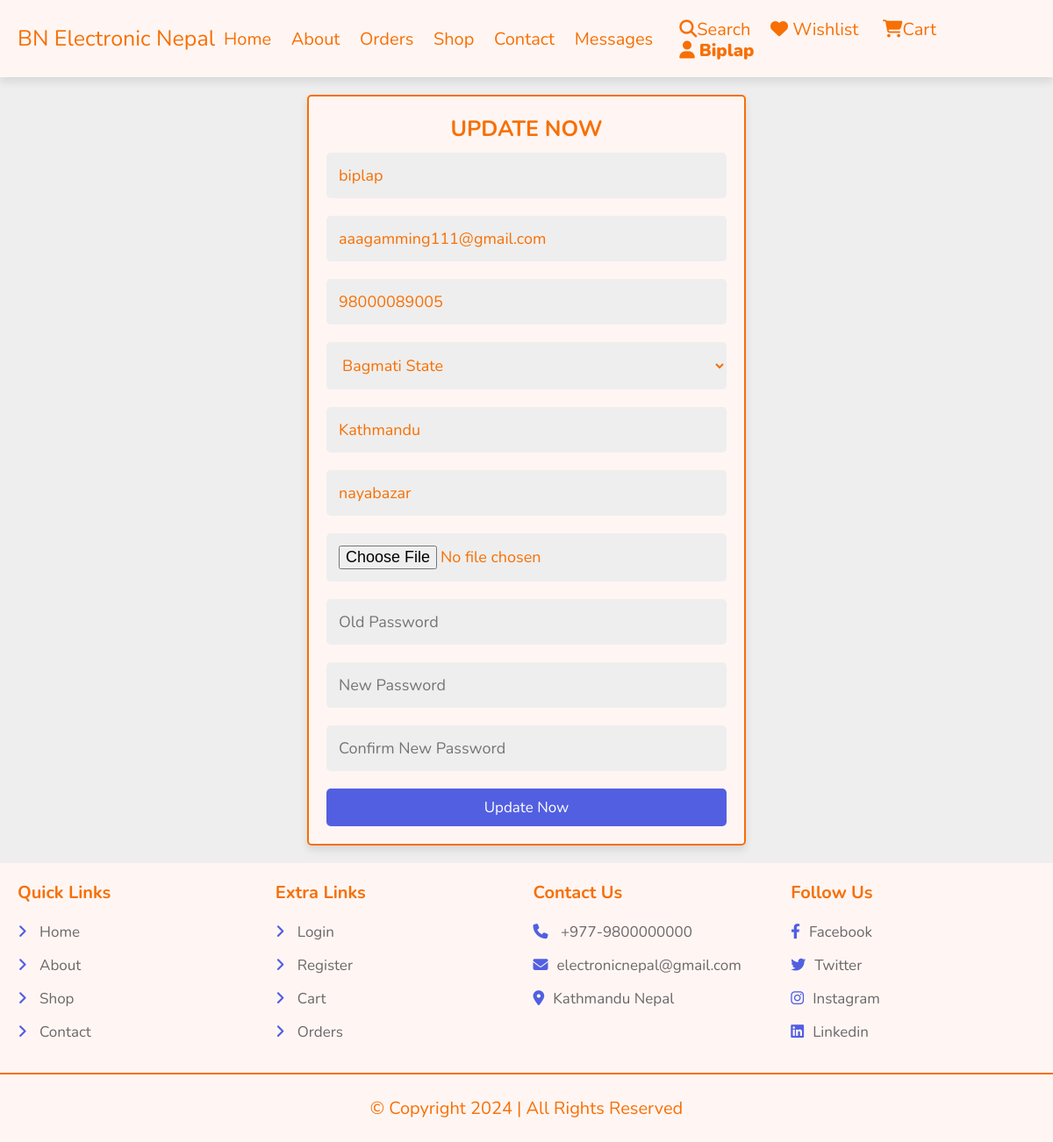
Page /update_user.php (signed in) on the committed database.
### tables this page shows
CREATE TABLE `users` (
  `id` int(100) NOT NULL,
  `name` varchar(20) NOT NULL,
  `email` varchar(50) NOT NULL,
  `phone` varchar(15) NOT NULL,
  `password` varchar(50) NOT NULL,
  `state` varchar(50) NOT NULL,
  `city` varchar(50) NOT NULL,
  `address` varchar(100) NOT NULL,
  `user_status` tinyint(1) NOT NULL DEFAULT 1,
  `user_picture` varchar(200) NOT NULL,
  `admin_blocker` int(100) DEFAULT NULL,
  `admin_UNblocker` int(100) DEFAULT NULL,
  `code` varchar(10) NOT NULL
);

### update_user.php (the view, shortened to what this page needs)
<?php
include 'components/connect.php';
if(isset($_SESSION['user_id'])){
   $user_id = $_SESSION['user_id'];
   include 'admin/blocked_user.php';
}else{
   $user_id = '';
   header('location: user_login.php');
};
?>
<!DOCTYPE html>
<html lang="en">
<head>
    <link rel="stylesheet" href="https://cdnjs.cloudflare.com/ajax/libs/font-awesome/6.1.1/css/all.min.css">
    <link rel="stylesheet" href="css/style.css?v=<?php echo Time()?>">
</head>
<body>
    <?php include 'components/user_header.php'; ?>
    <section class="form-container">
        <form action="" method="post" enctype="multipart/form-data">
            <h3>Update now</h3>
            <input type="text" name="name" required placeholder="Username" maxlength="20" class="box"
                value="<?= $fetch_profile["name"]; ?>">
            <input type="email" name="email" required placeholder="Email" maxlength="50" class="box"
                oninput="this.value = this.value.replace(/\s/g, '')" value="<?= $fetch_profile["email"]; ?>">
            <input type="tel" name="phone" required placeholder="phone" maxlength="15" class="box"
                oninput="this.value = this.value.replace(/\s/g, '')" value="<?= $fetch_profile["phone"]; ?>">
            <select name="state" class="box">
                <option value="Bagmati State" <?= ($fetch_profile["state"] == 'Bagmati State') ? 'selected' : ''; ?>>
                    Bagmati State
                </option>
            </select>
            <input type=" text" name="city" required placeholder="City" maxlength="50" class="box"
                oninput="this.value = this.value.replace(/\s/g, ' ')" value="<?= $fetch_profile["city"]; ?>">
            <input type="text" name="address" required placeholder="Address" maxlength="100" class="box"
                value="<?= $fetch_profile["address"]; ?>">
            <input type="file" name="user_profile_picture" class="box" placeholder="Profile Picture"
                accept="image/png, image/jpeg, image/jpg" id="profile_picture">
            <input type="password" name="old_pass" placeholder="Old Password" min="8" maxlength="20" class="box"
                oninput="this.value = this.value.replace(/\s/g, '')">
            <input type="password" name="new_pass" placeholder="New Password" min="8" maxlength="20" class="box"
                oninput="this.value = this.value.replace(/\s/g, '')">
            <input type="password" name="cpass" placeholder="Confirm New Password" min="8" maxlength="20" class="box"
                oninput="this.value = this.value.replace(/\s/g, '')">
            <input type="submit" value="Update now" class="btn" name="submit">
        </form>
    </section>
    <?php include 'components/footer.php'; ?>
</body>
</html>

### components/user_header.php (shortened to what this page needs)
<?php
$select_messages = $conn->prepare("SELECT sent_msg.admin_reply FROM sent_msg WHERE user_id = ?");
$select_messages->execute([$user_id]);
$number_of_messages = $select_messages->rowCount();
?>
<header class="header">
    <section class="flex">
        <a href="home.php" class="logo">BN Electronic Nepal</a>
        <nav class="navbar">
            <a href="home.php">Home</a>
            <a href="about.php">About</a>
            <a href="orders.php">Orders</a>
            <a href="shop.php">Shop</a>
            <a href="contact.php">Contact</a>
            <?php
if ($user_id) {
    echo '<a href="inbox.php">Messages<span' . (($number_of_messages >= 1) ? ' id="message_counter"' : ' id="message_counter_remove"') . '>'
        . (($number_of_messages >= 1) ? $number_of_messages : '') . '</span></a>';
} else {
    echo "";
}
?>
        </nav>
        <div class="icons">
            <a href="search_page.php"><i class="fas fa-search"></i>Search</a>
            <?php
            if($user_id===""){
                echo'<a href="user_login.php"><i class="fas fa-heart"></i>Wishlist<span></a>';
                echo'<a href="user_login.php"><i class="fas fa-shopping-cart"></i>Cart<span></a>';
                echo'<div id="user-btn" class="fas fa-user">';
                echo '<span>Login</span>';
                echo '</div>';
            }else{
            $select_profile = $conn->prepare("SELECT * FROM `users` WHERE id = ?");
            $select_profile->execute([$user_id]);
            if ($select_profile->rowCount() > 0){
                $fetch_profile = $select_profile->fetch(PDO::FETCH_ASSOC);
                ?>
            <a href="wishlist.php">
                <i class="fas fa-heart"></i> Wishlist
            </a>
            <a href="cart.php"><i class="fas fa-shopping-cart"></i>Cart</a>
            <div id="user-btn" class="fas fa-user">
                <span> <?= $fetch_profile["name"]; ?></span>
            </div>
            <?php }} ?>
        </div>
            <?php
       $select_profile = $conn->prepare("SELECT * FROM `users` WHERE id = ?");
       $select_profile->execute([$user_id]);
       if ($select_profile->rowCount() > 0){
           $fetch_profile = $select_profile->fetch(PDO::FETCH_ASSOC);
            ?>
            <?php
            }
         ?>
    </section>
</header>

### css/style.css (style rules this page uses)
:root { --main-color:#525FE1; --orange:#FFA41B; --white:#FFF6F4; --orangeDark:#F86F03; --fontcolor:rgb(255, 255, 255); --light-color:#6c6767; --light-bg:#eee; --border:.2rem solid var(--orangeDark); --box-shadow:0 .5rem 1rem rgba(0,0,0,.1); }
* { font-family: 'Nunito', sans-serif; margin:0; padding:0; box-sizing: border-box; outline: none; border:none; text-decoration: none; }
html { font-size: 62.5%; overflow-x: hidden; }
body { background-color: var(--light-bg); }
section { padding:2rem; max-width: 1200px; margin:0 auto; }
.btn,.btnRed, .delete-btn, .option-btn { display: block; width: 100%; margin-top: 1rem; border-radius: .5rem; padding:1rem 3rem; font-size: 1.7rem; text-transform: capitalize; color:var(--fontcolor); cursor: pointer; text-align: center; }
.btn { background-color: var(--main-color); }
.header { position: sticky; top:0; left:0; right:0; background-color: var(--white); box-shadow: var(--box-shadow); z-index: 1000; }
#user-btn { text-transform: capitalize; }
.header .flex { display: flex; align-items: center; justify-content: space-between; position: relative; }
.header .flex .logo { font-size: 2.5rem; color:var(--orangeDark); }
.header .flex .navbar a { margin:0 1rem; font-size: 2rem; color:var(--orangeDark); }
.header .flex .icons > * { margin-left: 2rem; font-size: 2rem; cursor: pointer; color:var(--orangeDark); }
.form-container form { background-color: var(--white); padding:2rem; border-radius: .5rem; border:var(--border); box-shadow: var(--box-shadow); text-align: center; margin:0 auto; max-width: 50rem; }
.form-container form h3 { font-size: 2.5rem; text-transform: uppercase; color:var(--orangeDark); }
.form-container form .box { margin:1rem 0; background-color: var(--light-bg); padding:1.4rem; font-size: 1.8rem; color:var(--orangeDark); width: 100%; border-radius: .5rem; }
.form-container { position: relative; }

### rows in the picture
users: name "Biplap", name "biplap", email "aaagamming111@gmail.com", phone "98000089005", state "Bagmati State", city "Kathmandu", address "nayabazar"
